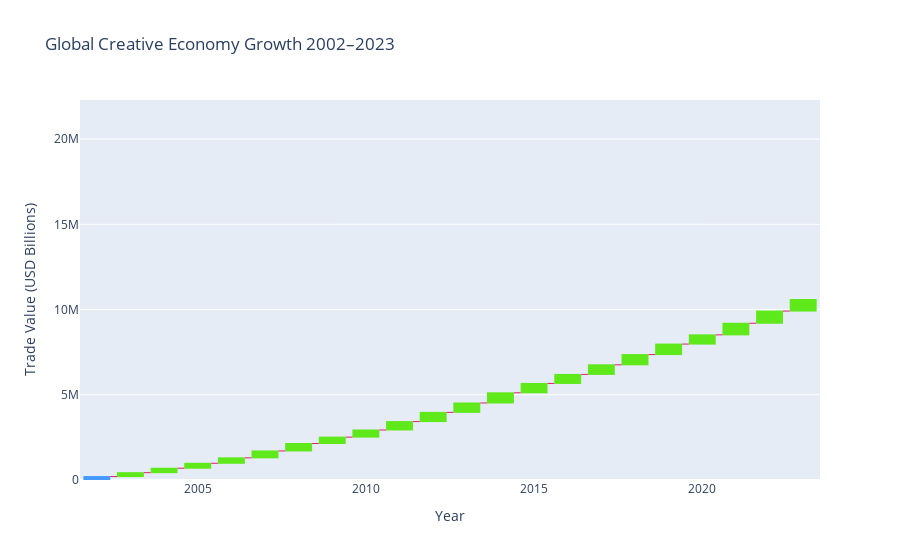

Notebook code cell kept with this figure:
### Code cell
fig.update_layout(
    yaxis_title='Trade Value (USD Billions)',
    xaxis_title='Year',
    title='Global Creative Economy Growth 2002–2023'
)

### Figure 1 — Plotly figure (JSON) as saved in the notebook; plotly's stock layout.template omitted (floating-point values rounded to 4 significant figures)
{"data": [{"connector": {"line": {"color": "#e81a77", "width": 1}}, "decreasing": {"marker": {"color": "#cf8179"}}, "increasing": {"marker": {"color": "#5fe81a"}}, "measure": ["absolute", "relative", "relative", "relative", "relative", "relative", "relative", "relative", "relative", "relative", "relative", "relative", "relative", "relative", "relative", "relative", "relative", "relative", "relative", "relative", "relative", "relative", "relative", "relative"], "textposition": "outside", "type": "waterfall", "x": [2002.0, 2003.0, 2004.0, 2005.0, 2006.0, 2007.0, 2008.0, 2009.0, 2010.0, 2011.0, 2012.0, 2013.0, 2014.0, 2015.0, 2016.0, 2017.0, 2018.0, 2019.0, 2020.0, 2021.0, 2022.0, 2023.0, NaN, NaN], "y": [201700.0, 228000.0, 260500.0, 290700.0, 318700.0, 403400.0, 438200.0, 374000.0, 418600.0, 493200.0, 540200.0, 550600.0, 597300.0, 548600.0, 530500.0, 563300.0, 600000.0, 616600.0, 539600.0, 681600.0, 715900.0, 677500.0, NaN, NaN]}], "layout": {"title": {"text": "Global Creative Economy Growth 2002–2023"}, "xaxis": {"title": {"text": "Year"}}, "yaxis": {"title": {"text": "Trade Value (USD Billions)"}}}}
